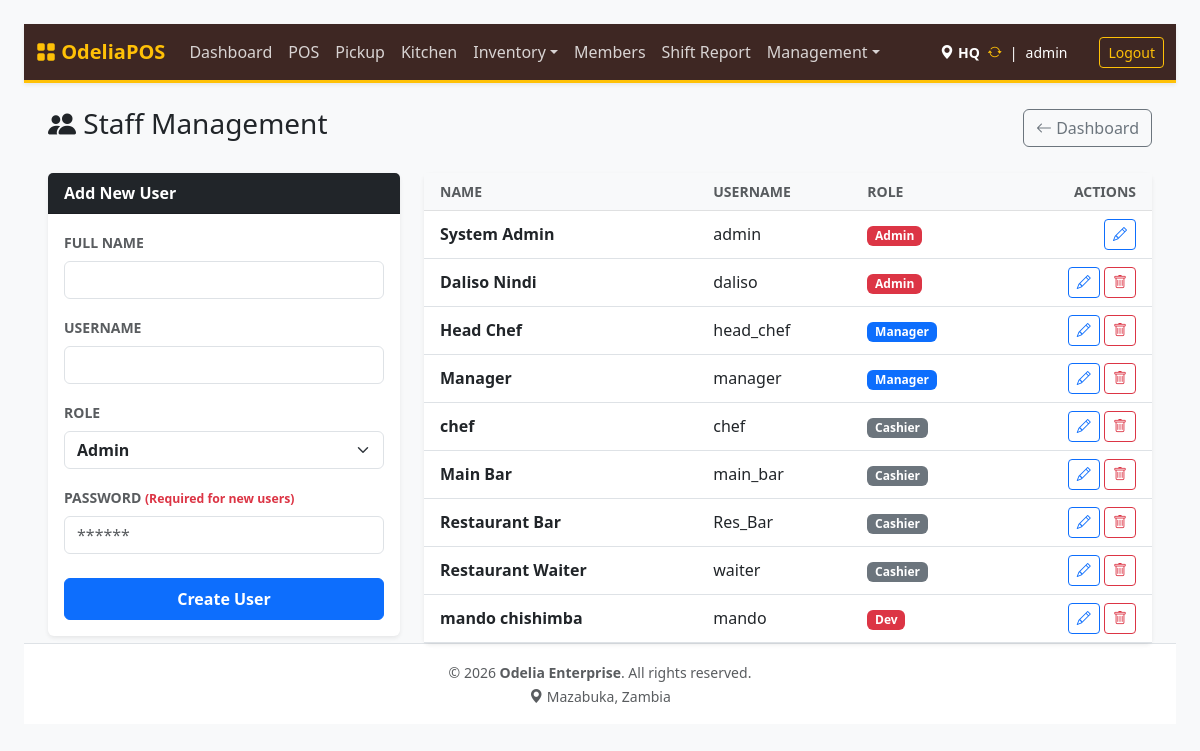
Page /index.php?page=users (signed in) on the earlier database version.
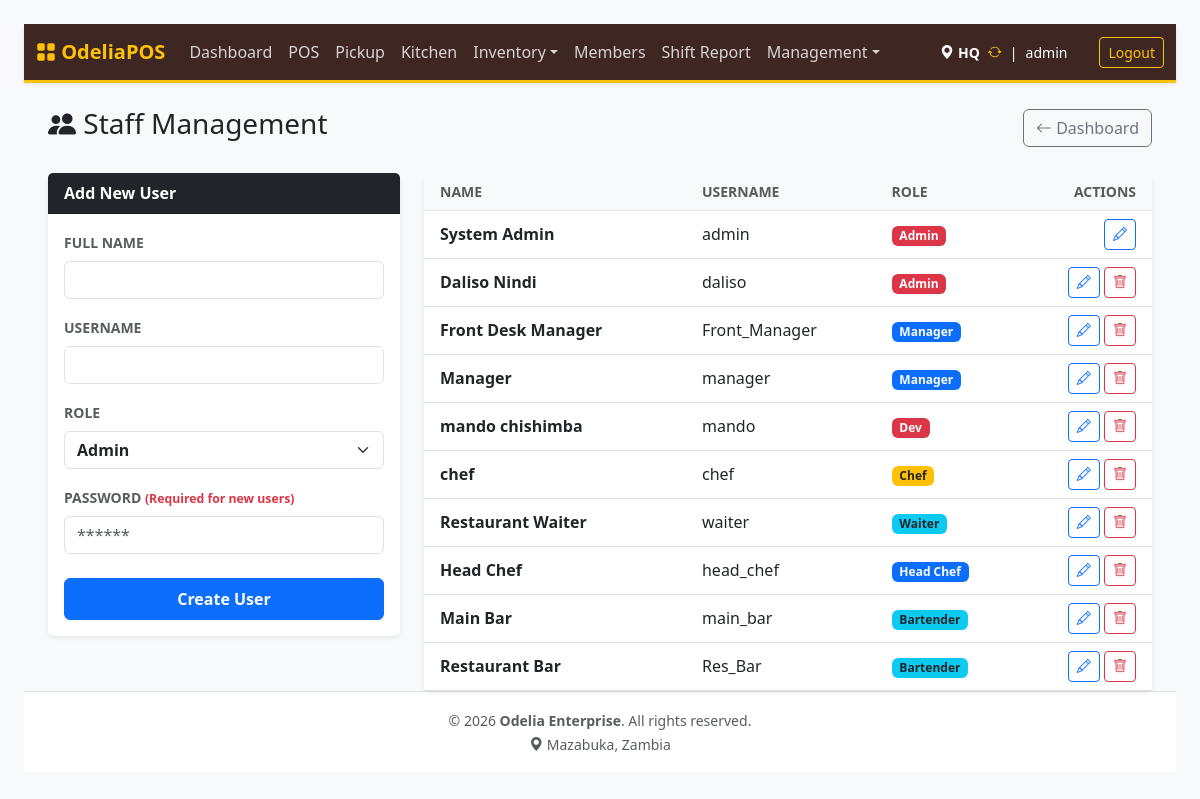
Same page on the later database version.
### tables this page shows
CREATE TABLE `users` (
  `id` int NOT NULL AUTO_INCREMENT,
  `username` varchar(50) NOT NULL,
  `full_name` varchar(100) DEFAULT NULL,
  `password_hash` varchar(255) NOT NULL,
  `role` enum('admin','shopkeeper','manager','cashier','dev','chef','waiter','head_chef','bartender') NOT NULL DEFAULT 'cashier',
  `location_id` int DEFAULT NULL,
  `created_at` timestamp NULL DEFAULT CURRENT_TIMESTAMP,
  `force_password_change` tinyint(1) DEFAULT '0',
  `is_active` tinyint(1) DEFAULT '1',
  PRIMARY KEY (`id`),
  UNIQUE KEY `username` (`username`),
  KEY `location_id` (`location_id`),
  CONSTRAINT `users_ibfk_1` FOREIGN KEY (`location_id`) REFERENCES `locations` (`id`) ON DELETE SET NULL
);

### src/users.php (called while the page is built, shortened)
<?php
$stmt = $pdo->query("SHOW COLUMNS FROM users LIKE 'role'");
$row = $stmt->fetch(PDO::FETCH_ASSOC);
$enumStr = $row['Type'];
preg_match_all("/'([^']+)'/", $enumStr, $matches);
$rolesEnum = $matches[1] ?? ['cashier', 'manager', 'admin'];
if ($_SESSION['role'] !== 'dev') {
    $rolesEnum = array_filter($rolesEnum, function($r) {
        return $r !== 'dev';
    });
}
$users = $pdo->query("SELECT * FROM users WHERE is_active = 1 ORDER BY role, username")->fetchAll();
?>

### templates/users.php (the view, shortened to what this page needs)
<!DOCTYPE html>
<html lang="en">
<head>
    <link href="https://cdn.jsdelivr.net/npm/bootstrap@5.3.0/dist/css/bootstrap.min.css" rel="stylesheet">
    <link rel="stylesheet" href="https://cdn.jsdelivr.net/npm/bootstrap-icons@1.10.5/font/bootstrap-icons.css">
</head>
<body class="p-4">
<div class="d-flex justify-content-between align-items-center mb-4">
    <h3><i class="bi bi-people-fill"></i> Staff Management</h3>
    <a href="index.php?page=dashboard" class="btn btn-outline-secondary"><i class="bi bi-arrow-left"></i> Dashboard</a>
</div>
<div class="row">
    <div class="col-md-4">
        <div class="card shadow-sm border-0">
            <div class="card-header bg-dark text-white fw-bold d-flex justify-content-between align-items-center">
                <span id="formTitle">Add New User</span>
            </div>
            <div class="card-body">
                <form method="POST">
                    <div class="mb-3">
                        <label class="form-label fw-bold small text-muted">FULL NAME</label>
                        <input type="text" name="full_name" id="fullName" class="form-control" required>
                    </div>
                    <div class="mb-3">
                        <label class="form-label fw-bold small text-muted">USERNAME</label>
                        <input type="text" name="username" id="username" class="form-control" required>
                    </div>
                    <div class="mb-3">
                        <label class="form-label fw-bold small text-muted">ROLE</label>
                        <select name="role" id="role" class="form-select fw-bold text-dark">
                            <?php foreach($rolesEnum as $r): ?>
                                <option value="<?= htmlspecialchars($r) ?>"><?= htmlspecialchars(ucwords(str_replace('_', ' ', $r))) ?></option>
                            <?php endforeach; ?>
                        </select>
                    </div>
                    <div class="mb-3">
                        <label class="form-label fw-bold small text-muted">PASSWORD <small class="text-danger" id="passHelp">(Required for new users)</small></label>
                        <input type="password" name="password" class="form-control" placeholder="******">
                    </div>
                    <div class="d-grid mt-4">
                        <button type="submit" class="btn btn-primary fw-bold py-2" id="btnSubmit">Create User</button>
                    </div>
                </form>
            </div>
        </div>
    </div>
    <div class="col-md-8">
        <div class="card shadow-sm border-0">
            <div class="card-body p-0">
                <table class="table table-hover mb-0 align-middle">
                    <thead class="table-light">
                        <tr>
                            <th class="ps-3 text-uppercase small text-muted">Name</th>
                            <th class="text-uppercase small text-muted">Username</th>
                            <th class="text-uppercase small text-muted">Role</th>
                            <th class="text-end pe-3 text-uppercase small text-muted">Actions</th>
                        </tr>
                    </thead>
                    <tbody>
                        <?php foreach($users as $u): ?>
                        <tr>
                            <td class="ps-3 fw-bold"><?= htmlspecialchars($u['full_name']) ?></td>
                            <td><?= htmlspecialchars($u['username']) ?></td>
                            <td>
                                <?php
                                    $badgeColor = 'secondary';
                                    if(in_array($u['role'], ['admin', 'dev'])) $badgeColor = 'danger';
                                    if(in_array($u['role'], ['manager', 'head_chef'])) $badgeColor = 'primary';
                                    if(in_array($u['role'], ['chef', 'kitchen'])) $badgeColor = 'warning text-dark';
                                    if(in_array($u['role'], ['bartender', 'waiter'])) $badgeColor = 'info text-dark';
                                ?>
                                <span class="badge bg-<?= $badgeColor ?>"><?= htmlspecialchars(ucwords(str_replace('_', ' ', $u['role']))) ?></span>
                            </td>
                            <td class="text-end pe-3">
                                <button class="btn btn-sm btn-outline-primary" onclick='editUser(<?= json_encode($u) ?>)'><i class="bi bi-pencil"></i></button>
                                <?php if($u['id'] != $_SESSION['user_id']): ?>
                                <form method="POST" class="d-inline" onsubmit="return confirmDeactivate(event)">
                                    <button class="btn btn-sm btn-outline-danger" title="Deactivate"><i class="bi bi-trash"></i></button>
                                </form>
                                <?php endif; ?>
                            </td>
                        </tr>
                        <?php endforeach; ?>
                    </tbody>
                </table>
            </div>
        </div>
    </div>
</div>
</body>
</html>

### public/index.php (shortened to what this page needs)
<?php
$page = isset($_GET['page']) ? basename($_GET['page']) : '';
$controllerPath = BASE_PATH . "/src/{$page}.php";
$templatePath   = BASE_PATH . "/templates/{$page}.php";
if (file_exists($controllerPath)) {
    require_once $controllerPath;
    if (file_exists($templatePath)) {
        $isStandalone = in_array($page, ['login', 'receipt']);
        if (!$isStandalone && file_exists(BASE_PATH . "/templates/header.php")) {
            require_once BASE_PATH . "/templates/header.php";
        }
        require_once $templatePath;
        if (!$isStandalone && file_exists(BASE_PATH . "/templates/footer.php")) {
            require_once BASE_PATH . "/templates/footer.php";
        }
    }
}
?>

### templates/header.php (shortened to what this page needs)
<!DOCTYPE html>
<html lang="en">
<head>
    <link href="https://cdn.jsdelivr.net/npm/bootstrap@5.3.0/dist/css/bootstrap.min.css" rel="stylesheet">
    <link rel="stylesheet" href="https://cdn.jsdelivr.net/npm/bootstrap-icons@1.10.5/font/bootstrap-icons.css">
</head>
<body>
    <nav class="navbar navbar-expand-lg navbar-custom mb-4 shadow-sm no-print">
        <div class="container-fluid">
            <a class="navbar-brand" href="index.php?page=dashboard"><i class="bi bi-grid-fill"></i> OdeliaPOS</a>
            <div class="collapse navbar-collapse" id="navbarNav">
                <ul class="navbar-nav me-auto">
                    <li class="nav-item"><a class="nav-link" href="index.php?page=dashboard">Dashboard</a></li>
                    <li class="nav-item"><a class="nav-link" href="index.php?page=pos">POS</a></li>
                    <li class="nav-item"><a class="nav-link" href="index.php?page=pickup">Pickup</a></li>
                    <li class="nav-item"><a class="nav-link" href="index.php?page=kds">Kitchen</a></li>
                    <li class="nav-item dropdown">
                        <a class="nav-link dropdown-toggle" href="#" data-bs-toggle="dropdown">Inventory</a>
                    </li>
                    <li class="nav-item"><a class="nav-link" href="index.php?page=members">Members</a></li>
                    <li class="nav-item"><a class="nav-link text-warning" href="index.php?page=print_shift">Shift Report</a></li>
                    <?php if(isset($_SESSION['role']) && in_array($_SESSION['role'], ['admin', 'manager', 'dev'])): ?>
                        <li class="nav-item dropdown">
                            <a class="nav-link dropdown-toggle" href="#" data-bs-toggle="dropdown">Management</a>
                        </li>
                    <?php endif; ?>
                </ul>
                <div class="d-flex align-items-center">
                    <span class="text-white me-3 small d-flex align-items-center">
                        <i class="bi bi-geo-alt-fill text-gold me-1"></i>
                        <span class="fw-bold"><?= htmlspecialchars($_SESSION['location_name'] ?? 'HQ') ?></span>
                        <?php if(isset($_SESSION['role']) && in_array($_SESSION['role'], ['admin', 'dev'])): ?>
                            <a href="#" class="text-warning ms-2" data-bs-toggle="modal" data-bs-target="#adminSwitchModal" title="Switch Location"><i class="bi bi-arrow-repeat"></i></a>
                        <?php endif; ?>
                        <span class="mx-2">|</span> <?= htmlspecialchars($_SESSION['username'] ?? 'User') ?>
                    </span>
                    <a href="index.php?action=logout" class="btn btn-sm btn-outline-warning ms-3">Logout</a>
                </div>
            </div>
        </div>
    </nav>
    <div class="container-fluid px-4">

### templates/footer.php (shortened to what this page needs)
    </div>
    <footer class="footer mt-auto py-3 bg-white border-top">
        <div class="container text-center">
            <span class="text-muted small">
                &copy; <?= date('Y') ?> <strong>Odelia Enterprise</strong>. All rights reserved.<br>
                <i class="bi bi-geo-alt-fill"></i> Mazabuka, Zambia
            </span>
        </div>
    </footer>
</body>
</html>

### templates/header.php (style rules this page uses)
:root { --theme-brown: #3e2723; --theme-gold: #ffc107; --theme-gold-dark: #d39e00; --theme-orange: #fd7e14; --theme-bg: #fff8e1; }
body { background-color: var(--theme-bg); color: var(--theme-brown); }
.navbar-custom { background-color: var(--theme-brown); border-bottom: 3px solid var(--theme-gold); }
.navbar-custom .navbar-brand { color: var(--theme-gold) !important; font-weight: bold; }
.navbar-custom .nav-link { color: rgba(255,255,255,0.8) !important; }

### templates/users.php (style rules this page uses)
body { background-color: #f8f9fa; }

Differences in the rows shown:
added users: full_name "Front Desk Manager", username "Front_Manager", role "Manager"
changed users "manager": moves up the list
changed users "mando chishimba": moves up the list
changed users "chef": role "Cashier" → "Chef"; moves down the list
changed users "Restaurant Waiter": role "Cashier" → "Waiter"; moves up the list
changed users "Head Chef": role "Manager" → "Head Chef"
changed users "Main Bar": role "Cashier" → "Bartender"
changed users "Restaurant Bar": role "Cashier" → "Bartender"
